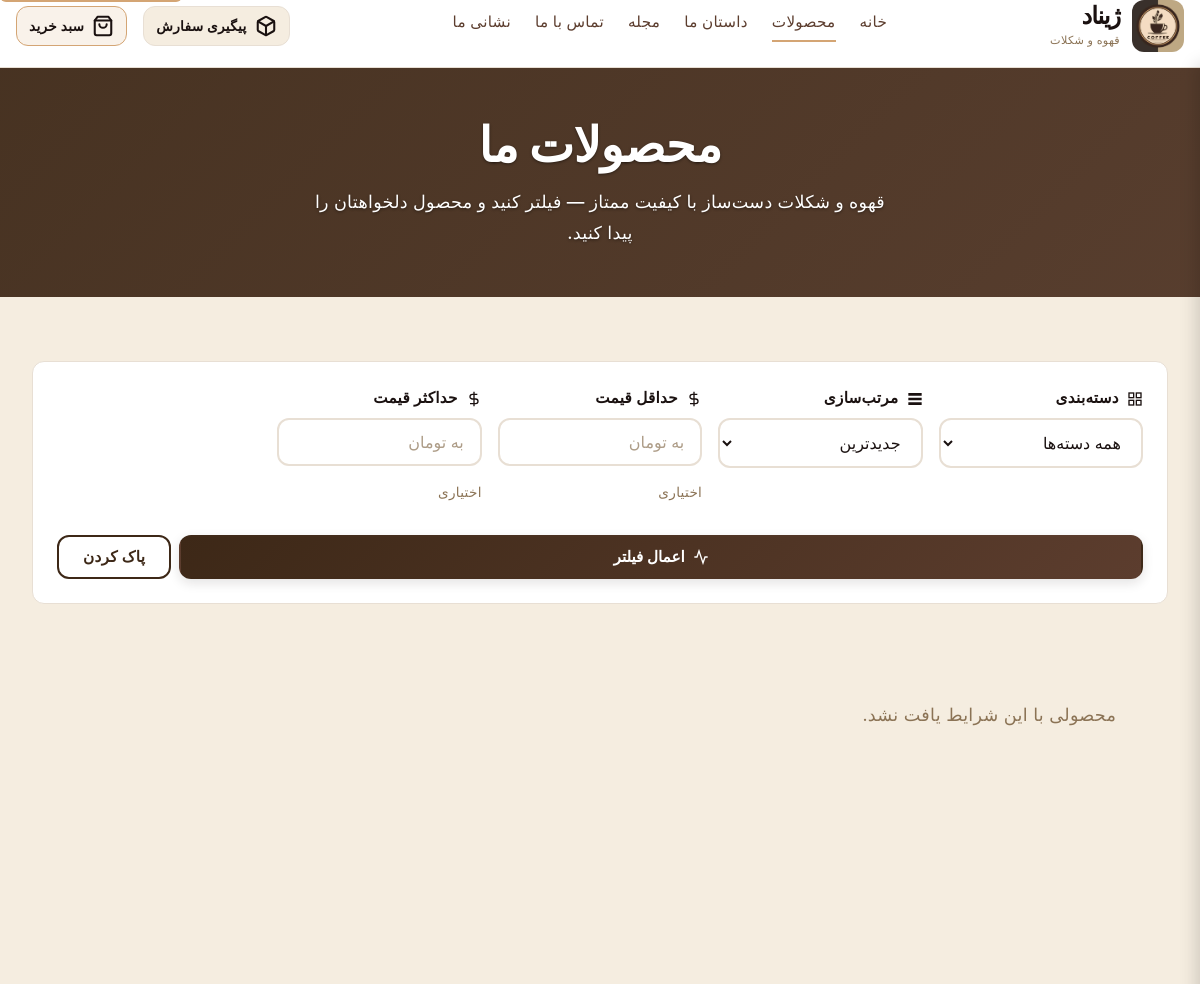
Before: /products/ (upper part) with the older database file.
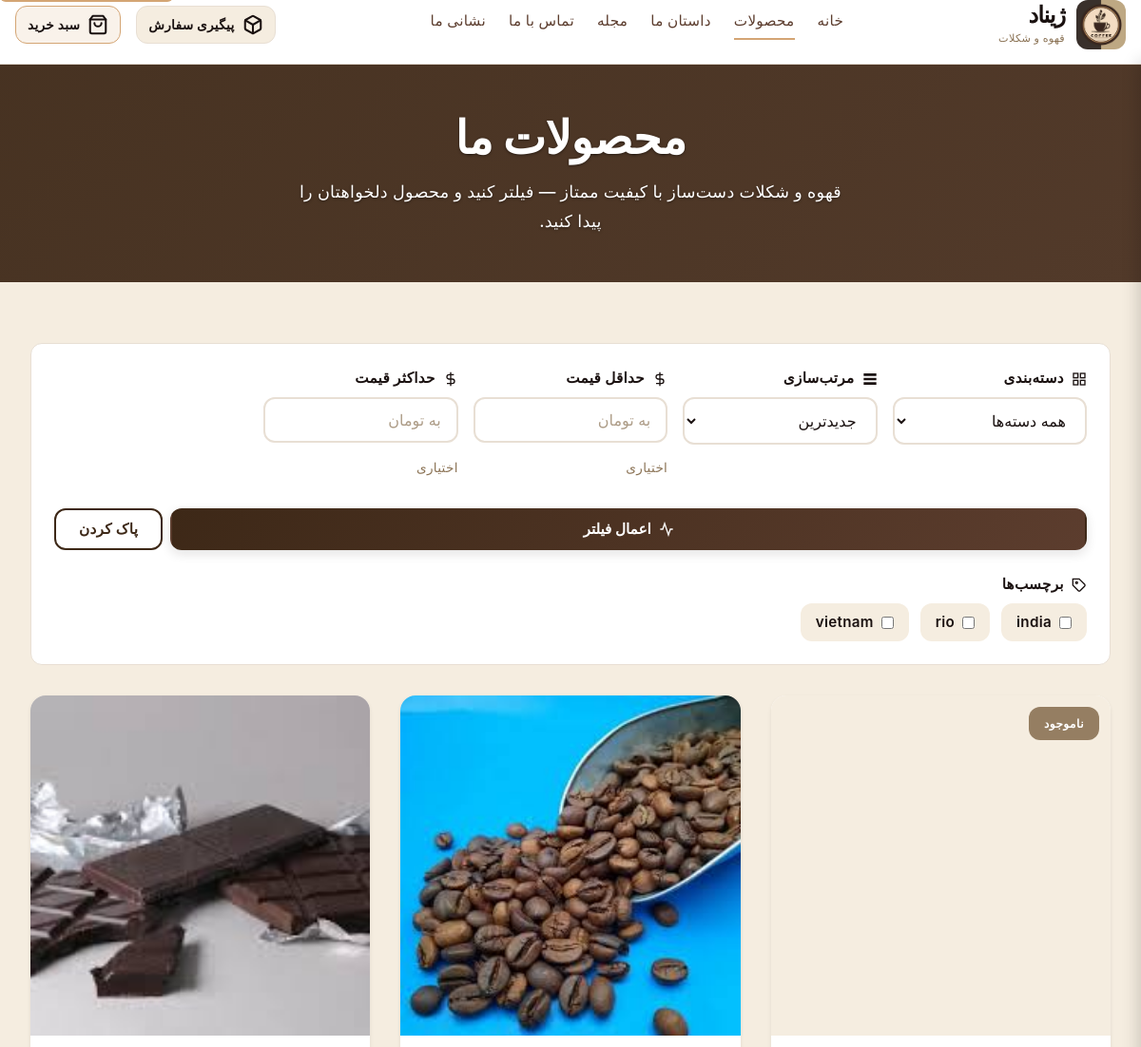
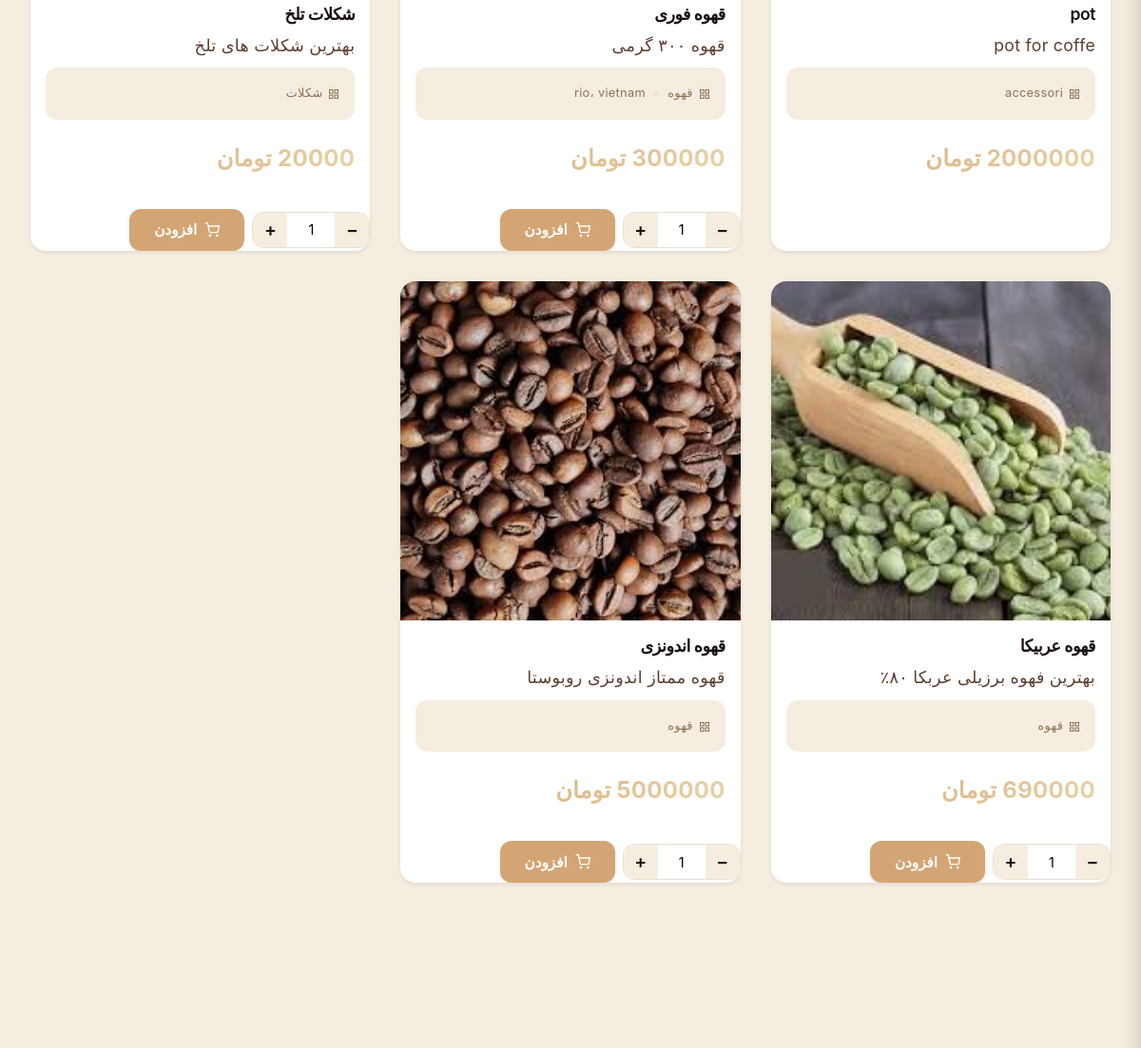
After: the same page with the newer database file (2 pictures, top to bottom).
### website/models.py (models this page shows, shortened)
class Tag(models.Model):
    title = models.CharField(max_length=200, unique=True, verbose_name='عنوان')
    slug = models.SlugField(max_length=200, unique=True, blank=True, verbose_name='نامک')
    created_at = models.DateTimeField(auto_now_add=True, verbose_name='تاریخ ایجاد')
    updated_at = models.DateTimeField(auto_now=True, verbose_name='تاریخ بروزرسانی')
    class Meta:
        verbose_name = 'برچسب'
        verbose_name_plural = 'برچسب‌ها'
        ordering = ['title']

class Product(models.Model):
    title = models.CharField(max_length=200, verbose_name='عنوان')
    slug = models.SlugField(max_length=200, unique=True, blank=True, verbose_name='نامک')
    subtitle = models.CharField(max_length=300, blank=True, verbose_name='زیرعنوان')
    description = models.TextField(verbose_name='توضیحات')
    category = models.ForeignKey(
        Category,
        related_name='products',
        on_delete=models.PROTECT,
        verbose_name='دسته‌بندی',
    )
    tags = models.ManyToManyField(
        Tag,
        related_name='products',
        blank=True,
        verbose_name='برچسب‌ها',
    )
    main_image = models.ImageField(upload_to='products/main/', verbose_name='تصویر اصلی')
    price = models.DecimalField(max_digits=10, decimal_places=0, null=True, blank=True, verbose_name='قیمت (تومان)')
    is_active = models.BooleanField(default=True, verbose_name='فعال')
    stock = models.IntegerField(default=0, verbose_name='موجودی')
    created_at = models.DateTimeField(auto_now_add=True, verbose_name='تاریخ ایجاد')
    updated_at = models.DateTimeField(auto_now=True, verbose_name='تاریخ بروزرسانی')
    class Meta:
        verbose_name = 'محصول'
        verbose_name_plural = 'محصولات'
        ordering = ['-created_at']
    @property
    def is_buyable(self) -> bool:
        return self.is_active and self.stock > 0 and self.price is not None

class Category(models.Model):
    title = models.CharField(max_length=200, unique=True, verbose_name='عنوان')
    slug = models.SlugField(max_length=200, unique=True, blank=True, verbose_name='نامک')
    created_at = models.DateTimeField(auto_now_add=True, verbose_name='تاریخ ایجاد')
    updated_at = models.DateTimeField(auto_now=True, verbose_name='تاریخ بروزرسانی')
    class Meta:
        verbose_name = 'دسته‌بندی'
        verbose_name_plural = 'دسته‌بندی‌ها'
        ordering = ['title']

### website/views.py (the view)
# urls.py: path('products/', views.ProductListView.as_view(), name='products'),
class ProductListView(ListView):
    model = Product
    template_name = 'website/products_list.html'
    context_object_name = 'products'
    paginate_by = 12
    def get_queryset(self):
        queryset = (
            Product.objects.filter(is_active=True)
            .select_related("category")
            .prefetch_related("tags")
        )
        category_slug = self.request.GET.get("category")
        if category_slug:
            queryset = queryset.filter(category__slug=category_slug)
        tag_slugs = [t for t in self.request.GET.getlist("tag") if t]
        if tag_slugs:
            queryset = queryset.filter(tags__slug__in=tag_slugs).distinct()
        min_price = self.request.GET.get("min_price")
        max_price = self.request.GET.get("max_price")
        if min_price:
            queryset = queryset.filter(price__isnull=False, price__gte=min_price)
        if max_price:
            queryset = queryset.filter(price__isnull=False, price__lte=max_price)
        sort = self.request.GET.get("sort") or "newest"
        if sort == "price_asc":
            queryset = queryset.order_by(F("price").asc(nulls_last=True), "-created_at")
        elif sort == "price_desc":
            queryset = queryset.order_by(F("price").desc(nulls_last=True), "-created_at")
        elif sort == "oldest":
            queryset = queryset.order_by("created_at")
        else:  # newest
            queryset = queryset.order_by("-created_at")
        return queryset
    def get_context_data(self, **kwargs):
        context = super().get_context_data(**kwargs)
        context["categories"] = Category.objects.all().order_by("title")
        context["tags"] = Tag.objects.all().order_by("title")
        context["selected_category"] = self.request.GET.get("category", "")
        context["selected_tags"] = [t for t in self.request.GET.getlist("tag") if t]
        context["sort"] = self.request.GET.get("sort") or "newest"
        context["min_price"] = self.request.GET.get("min_price", "")
        context["max_price"] = self.request.GET.get("max_price", "")
        return context

### website/templates/website/products_list.html (shortened to what this page needs)
{% extends 'website/base.html' %}
{% block content %}
<div class="page-header">
    <div class="container">
        <h1>محصولات ما</h1>
        <p class="page-lead">قهوه و شکلات دست‌ساز با کیفیت ممتاز — فیلتر کنید و محصول دلخواهتان را پیدا کنید.</p>
    </div>
</div>
<section class="products-section">
    <div class="container">
        <form method="get" class="products-filters" aria-label="فیلتر محصولات">
            <div class="filters-row">
                <div class="filter-group">
                    <label for="filter-category">
                        دسته‌بندی
                    </label>
                    <select name="category" id="filter-category" class="form-input">
                        <option value="" {% if not selected_category %}selected{% endif %}>همه دسته‌ها</option>
                    </select>
                </div>
                <div class="filter-group">
                    <label for="filter-sort">
                        <svg viewBox="0 0 24 24" fill="none" stroke="currentColor" stroke-width="2" width="16" height="16" aria-hidden="true" style="display: inline; margin-left: 4px; vertical-align: text-bottom;">
                            <path d="M3 4h18v2H3V4zm0 7h18v2H3v-2zm0 7h18v2H3v-2z"/>
                        </svg>
                        مرتب‌سازی
                    </label>
                    <select name="sort" id="filter-sort" class="form-input">
                        <option value="newest" {% if sort == "newest" %}selected{% endif %}>جدیدترین</option>
                    </select>
                </div>
                <div class="filter-group">
                    <label for="filter-min-price">
                        <svg viewBox="0 0 24 24" fill="none" stroke="currentColor" stroke-width="2" width="16" height="16" aria-hidden="true" style="display: inline; margin-left: 4px; vertical-align: text-bottom;">
                            <path d="M12 1v22M17 5H9.5a3.5 3.5 0 0 0 0 7h5a3.5 3.5 0 0 1 0 7H6"/>
                        </svg>
                        حداقل قیمت
                    </label>
                    <input type="number" name="min_price" id="filter-min-price" class="form-input" value="{{ min_price }}" placeholder="به تومان" inputmode="numeric">
                    <p class="field-hint">اختیاری</p>
                </div>
                <div class="filter-group">
                    <label for="filter-max-price">
                        <svg viewBox="0 0 24 24" fill="none" stroke="currentColor" stroke-width="2" width="16" height="16" aria-hidden="true" style="display: inline; margin-left: 4px; vertical-align: text-bottom;">
                            <path d="M12 1v22M17 5H9.5a3.5 3.5 0 0 0 0 7h5a3.5 3.5 0 0 1 0 7H6"/>
                        </svg>
                        حداکثر قیمت
                    </label>
                    <input type="number" name="max_price" id="filter-max-price" class="form-input" value="{{ max_price }}" placeholder="به تومان" inputmode="numeric">
                    <p class="field-hint">اختیاری</p>
                </div>
                <div class="filter-actions">
                    <button type="submit" class="btn btn-primary" title="اعمال فیلتر‌ها">
                        <svg viewBox="0 0 24 24" fill="none" stroke="currentColor" stroke-width="2" width="16" height="16" aria-hidden="true">
                            <polyline points="22 12 18 12 15 21 9 3 6 12 2 12"/>
                        </svg>
                        اعمال فیلتر
                    </button>
                    <a href="{% url 'website:products' %}" class="btn btn-outline" title="پاک کردن تمام فیلتر‌ها">پاک کردن</a>
                </div>
            </div>
            {% if tags %}
            <div class="filters-row tags-row">
                <div class="filter-group">
                    <label>
                        <svg viewBox="0 0 24 24" fill="none" stroke="currentColor" stroke-width="2" width="16" height="16" aria-hidden="true" style="display: inline; margin-left: 4px; vertical-align: text-bottom;">
                            <path d="M20.59 13.41l-7.17 7.17a2 2 0 0 1-2.83 0L2 12V2h10l8.59 8.59a2 2 0 0 1 0 2.82z"/>
                            <circle cx="8" cy="8" r="1.5"/>
                        </svg>
                        برچسب‌ها
                    </label>
                    <div class="tags-filter">
                        {% for tag in tags %}
                        <label class="tag-check">
                            <input type="checkbox" name="tag" value="{{ tag.slug }}" {% if tag.slug in selected_tags %}checked{% endif %}>
                            <span>{{ tag.title }}</span>
                        </label>
                        {% endfor %}
                    </div>
                </div>
            </div>
            {% endif %}
        </form>
        <div class="products-grid">
            {% for product in products %}
            <div class="product-card">
                <a href="{% url 'website:product_detail' product.slug %}" class="product-link" aria-label="مشاهده {{ product.title }}">
                    <div class="product-image">
                        {% if product.main_image %}
                        <img src="{{ product.main_image.url }}" alt="{{ product.title }}" loading="lazy" decoding="async">
                        {% else %}
                        <div style="aspect-ratio: 1; background: var(--bg-secondary); display: flex; align-items: center; justify-content: center; color: var(--text-muted);">بدون تصویر</div>
                        {% endif %}
                        {% if product.stock == 0 %}
                        <span class="badge out-of-stock">ناموجود</span>
                        {% endif %}
                    </div>
                    <div class="product-info">
                        <h3 class="product-title">{{ product.title }}</h3>
                        {% if product.subtitle %}
                        <p class="product-subtitle">{{ product.subtitle }}</p>
                        {% endif %}
                        <p class="product-meta">
                            <span class="meta-item">
                                {{ product.category.title }}
                            </span>
                            {% with product.tags.all as tag_list %}
                                {% if tag_list %}
                                <span class="meta-sep">•</span>
                                <span class="meta-item">
                                    {% for t in tag_list %}{{ t.title }}{% if not forloop.last %}، {% endif %}{% endfor %}
                                </span>
                                {% endif %}
                            {% endwith %}
                        </p>
                        {% if product.price != None %}
                        <p class="product-price">{{ product.price|floatformat:0 }} تومان</p>
                        {% else %}
                        <p class="product-price no-price">{% include 'website/partials/no_price_message.html' %}</p>
                        {% endif %}
                    </div>
                </a>
                {% if product.is_buyable %}
                <form action="{% url 'website:add_to_cart' product.id %}" method="post" class="add-to-cart-form" data-add-to-cart>
                    <div class="add-qty">
                        {% include 'website/partials/product_qty_selector.html' with max_stock=product.stock %}
                        <button type="submit" class="btn btn-secondary" title="افزودن {{ product.title }} به سبد خرید">
                            <svg viewBox="0 0 24 24" fill="none" stroke="currentColor" stroke-width="2" width="16" height="16" aria-hidden="true">
                                <circle cx="9" cy="21" r="1"/>
                                <circle cx="20" cy="21" r="1"/>
                                <path d="M1 1h4l2.68 13.39a2 2 0 0 0 2 1.61h9.72a2 2 0 0 0 2-1.61L23 6H6"/>
                            </svg>
                            افزودن
                        </button>
                    </div>
                </form>
                {% elif product.price == None %}
                <p class="product-price no-price product-card-contact">{% include 'website/partials/no_price_message.html' %}</p>
                {% endif %}
            </div>
            {% empty %}
            <p class="no-products">محصولی با این شرایط یافت نشد.</p>
            {% endfor %}
        </div>
    </div>
</section>
{% endblock %}

### website/templates/website/partials/product_qty_selector.html
<div class="quantity-form product-qty-form" role="group" aria-label="تعداد">
    <button type="button" class="qty-btn" data-qty-action="decrease" aria-label="کاهش تعداد" title="کاهش">−</button>
    <input type="number" name="quantity" min="1" max="{{ max_stock }}" value="1" class="qty-input" aria-label="تعداد" readonly>
    <button type="button" class="qty-btn" data-qty-action="increase" aria-label="افزایش تعداد" title="افزایش">+</button>
</div>

Changed rows visible on the page:
added Tag: title "india", shown under "محصولات ما"
added Tag: title "rio"
added Tag: title "vietnam"
added Product: main_image (picture), stock "ناموجود", title "pot", subtitle "pot for coffe", category "accessori", price "2000000"
now on this page (row edited): Product: main_image (picture), title "قهوه فوری", subtitle "قهوه ۳۰۰ گرمی", category "قهوه"
now on this page (row edited): Product: main_image (picture), title "شکلات تلخ", subtitle "بهترین شکلات های تلخ", category "شکلات"
now on this page (row edited): Product: main_image (picture), title "قهوه عربیکا", subtitle "بهترین فهوه برزیلی عربکا ۸۰٪", category "قهوه"
now on this page (row edited): Product: main_image (picture), title "قهوه اندونزی", subtitle "قهوه ممتاز اندونزی روبوستا", category "قهوه", price "5000000"
Other visible differences:
text no longer shown: "محصولی با این شرایط یافت نشد."
text now shown: "برچسب‌ها"
